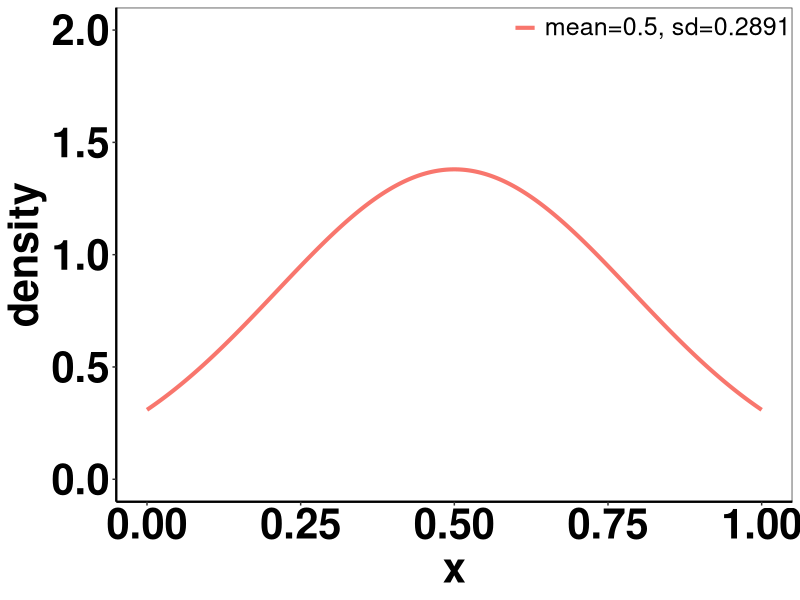

The R source for this figure:
f1=function(x,delta,v,theta){
  y=(1/gamma(delta))*(-log(1-((theta*(1-pnorm(x,mean(x),sd(x)))^v)/((1-(1-theta)*(1-pnorm(x,mean(x),sd(x)))^v))^(1/v))))^(delta-1)*((theta^(1/v)*dnorm(x,mean(x),sd(x)))/(1-((1-theta)*(1-pnorm(x,mean(x),sd(x)))^v))^(1+(1/v)))
  return(y)
}
x=seq(0,1,by=0.001)

#y1=f1(x, 3.0,.4,1.9)
#y2=f1(x,.8,4.0,1.9)
#y3=f1(x,0.1,3.0,.4)
#y4=f1(x,.8,5.0,1.2)
#y5=f1(x,2.0,1.6,0.4)
#M=data.frame(x,y1,y2,y3,y4,y5)

y1=dnorm(x,mean(x),sd(x))
M=data.frame(x,y1)

library(patchwork)
library(ggplot2)
library(tidyverse)
M %>%
  drop_na() %>%
  pivot_longer(cols = -x,names_to = "para",values_to = "density") ->M #save x and y into M in a systemmatic way

gg1<-ggplot(M, aes(x=x,y=density,col=para)) +     #plot all y's at once
  geom_line(lwd=1.4) +
  scale_color_discrete(name=NULL, #legend name with a title "Parameters" if you want
                       labels = c(expression(paste(mean,'=0.5, ',sd,'=0.2891'))))+ 
  ylim(0,2)+
  theme_bw()+
  theme(axis.text = element_text(face="bold",size = 30,color="black"), #axis font 
        axis.title = element_text(size=30,face="bold"),
        # legend.text = element_text(face="bold",size = 10), #uncomment if you want to bold
        legend.text = element_text(size = 18),  #legend font
        legend.title = element_text(face="bold",size = 19))+
  theme(
    legend.position = c(1, 1.02), #position of the legend
    legend.justification = c("right", "top"), # location of the legend within the specified location
    legend.box.just = "right",
    legend.margin = margin(11.25, 1.25, 1.2, 1.3) #change this will change the layout of the legend in the box created
  )+
  theme(axis.line.x.bottom = element_line(color = "black", #control axis and its color  
                                          size = 0.8),
        axis.line.y.left = element_line(color = "black", #control axis
                                        size = 0.8))+ 
  theme(panel.grid.major = element_blank(), panel.grid.minor = element_blank(),
        panel.background = element_blank(), axis.line = element_line(colour = "black"))+ #remove all grids, delete if you want grid mesh on
  theme(legend.background = element_rect(fill = "transparent")) #make transparent background in legend
print(gg1)


#ggsave("unidens.eps", gg1, width=18, height=17, units="cm", dpi=1080) #save with a specific dimension and resolution

